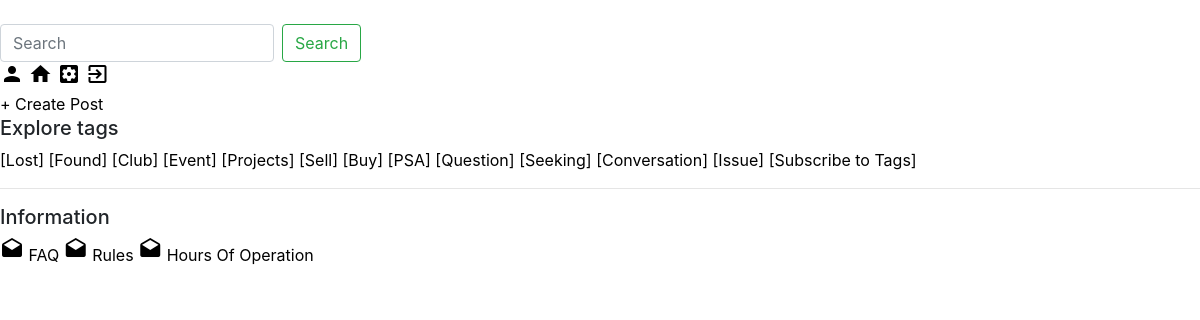
The page /info/info/hoursOfOperation (signed in) on the database its author committed.
### posts/models.py (models this page shows)
class Tag(models.Model):
	title = models.CharField(max_length=100)
	def __str__(self):
		return self.title

### info/views.py (the view)
# urls.py: path('info/hoursOfOperation',views.hoursOfOperation, name='info-hours'),
def hoursOfOperation(request):
	context={
		'service': HoursOfOp.objects.all(),
		'tags': Tag.objects.all(),
	}
	return render(request, 'info/hoursofop_list.html', context)

### info/templates/info/hoursofop_list.html (shortened to what this page needs)
{% extends "posts/base.html" %}

### posts/templates/posts/base.html (shortened to what this page needs)
{% load static %}
<!doctype html>
<html lang="en">
<head>
<link rel="stylesheet" href="https://maxcdn.bootstrapcdn.com/bootstrap/4.0.0/css/bootstrap.min.css">
<link rel="stylesheet" type="text/css" href="{% static 'posts/main.css' %}">
<link rel="stylesheet" href="https://code.getmdl.io/1.3.0/material.indigo-pink.min.css">
<link href="https://unpkg.com/material-components-web@latest/dist/material-components-web.min.css" rel="stylesheet">
<link href="{% static '/css/main.css' %}" rel="stylesheet" type="text/css">
</head>
<body>
	<header class="mdc-top-app-bar mdc-top-app-bar--prominent mdc-top-app-bar--dense">
		<div class="mdc-top-app-bar__row">
			<section class="mdc-top-app-bar__section mdc-top-app-bar__section--align-start">
				<span class="mdc-top-app-bar__title"><a class="logo" href="{% url 'posts-home' %}">[New Forum]</a></span>
			</section>
			{% if user.is_authenticated %}
			<form class="form-inline" action="{% url 'posts-search' %}">
		      <input class="form-control mr-2" type="get" name="q" value="{{request.GET.q}}" placeholder="Search" aria-label="Search">
		      <button class="btn btn-outline-success my-2 my-sm-0" type="submit">Search</button>
		    </form>
				<section class="mdc-top-app-bar__section mdc-top-app-bar__section--align-end">
			      <a class="mdc-icon-button material-icons mdc-top-app-bar__action-item--unbounded" href="{% url 'users-profile' %}" role="button"><i class="material-icons">person</i></a>
			      <a class="mdc-icon-button material-icons mdc-top-app-bar__action-item--unbounded" href="{% url 'posts-home' %}" role="button"><i class="material-icons">home</i></a>
			      <a class="mdc-icon-button material-icons mdc-top-app-bar__action-item--unbounded" href="{% url 'posts-settings' %}" role="button"><i class="material-icons">settings_applications</i></a>
			      <a class="mdc-icon-button material-icons mdc-top-app-bar__action-item--unbounded" href="{% url 'logout' %}" role="button"><i class="material-icons">exit_to_app</i></a>
			    </section>
		    {% else %}
		    	<section class="mdc-top-app-bar__section mdc-top-app-bar__section--align-end">
			      <a class="mdc-icon-button material-icons mdc-top-app-bar__action-item--unbounded" href="{% url 'login'%}" role="button"><i class="material-icons">person</i></a>
			    </section>
		    {% endif %}
		</div>
	</header>
	<div class="mdc-layout-grid">
		<div class="mdc-layout-grid__inner">
				<div class="mdc-layout-grid__cell--span-2">
					{% if user.is_authenticated %}
						<aside class="mdc-drawer">
						  <div class="mdc-drawer__content">
						    <nav class="mdc-list">
						      <a class="mdc-fab mdc-fab--extended" href="{% url 'posts-create' %}">+ Create Post</a>
	      					  <h5 class="mdc-list-group__subheader">Explore tags</h5>
						      {% for tag in tags %}
						        <a class="mdc-list-item" href="{% url 'posts-view-tags' tag.title %}">
						          <span class="mdc-list-item__text">[{{tag}}]</span>
						        </a>
							  {% endfor %}
							  <a class="mdc-list-item" href="{% url 'tag-subscribe' %}">
						          <span class="mdc-list-item__text">[Subscribe to Tags]</span>
						        </a>
						      <hr class="mdc-list-divider">
	      					  <h5 class="mdc-list-group__subheader">Information</h5>
	      					  <a class="mdc-list-item" href="{% url 'info-FAQ' %}">
						        <i class="material-icons mdc-list-item__graphic" aria-hidden="true">drafts</i>
						        <span class="mdc-list-item__text">FAQ</span>
						      </a>
						      <a class="mdc-list-item" href="{% url 'info-rules' %}">
						        <i class="material-icons mdc-list-item__graphic" aria-hidden="true">drafts</i>
						        <span class="mdc-list-item__text">Rules</span>
						      </a>
						      <a class="mdc-list-item" href="{% url 'info-hours' %}">
						        <i class="material-icons mdc-list-item__graphic" aria-hidden="true">drafts</i>
						        <span class="mdc-list-item__text">Hours Of Operation</span>
						      </a>
						    </nav>
						  </div>
						</aside>
					{% endif %}
				</div>
			</div>
		</div>
</body>
</html>

### static/css/main.css (style rules this page uses)
:root { --mdc-theme-primary: #c49000; --mdc-theme-secondary: #1e88e5; --mdc-theme-background: black; --mdc-theme-surface: #fff; --mdc-theme-error: orange; --mdc-theme-on-primary: red; --mdc-theme-on-secondary: #fff; --mdc-theme-on-surface: yellow; --mdc-theme-on-error: #fff; --mdc-theme-text-primary-on-background: rgba(0, 0, 0, 0.87); --mdc-theme-text-secondary-on-background: rgba(0, 0, 0, 0.54); --mdc-theme-text-hint-on-background: rgba(0, 0, 0, 0.38); --mdc-theme-text-disabled-on-background: yellow; --mdc-theme-text-icon-on-background: rgba(0, 0, 0, 0.38); --mdc-theme-text-primary-on-light: rgba(0, 0, 0, 0.87); --mdc-theme-text-secondary-on-light: rgba(0, 0, 0, 0.54); --mdc-theme-text-hint-on-light: rgba(0, 0, 0, 0.38); --mdc-theme-text-disabled-on-light: rgba(0, 0, 0, 0.38); --mdc-theme-text-icon-on-light: rgba(0, 0, 0, 0.38); --mdc-theme-text-primary-on-dark: white; --mdc-theme-text-secondary-on-dark: rgba(255, 255, 255, 0.7); --mdc-theme-text-hint-on-dark: rgba(255, 255, 255, 0.5); --mdc-theme-text-disabled-on-dark: rgba(255, 255, 255, 0.5); --mdc-theme-text-icon-on-dark: rgba(255, 255, 255, 0.5); }
.form-control { width: 400px; }
.logo { color: white; }
a { color: black; }

### rows shown on the page
Tag: title "Lost"
Tag: title "Found"
Tag: title "Club"
Tag: title "Event"
Tag: title "Projects"
Tag: title "Sell"
Tag: title "Buy"
Tag: title "PSA"
Tag: title "Question"
Tag: title "Seeking"
Tag: title "Conversation"
Tag: title "Issue"
